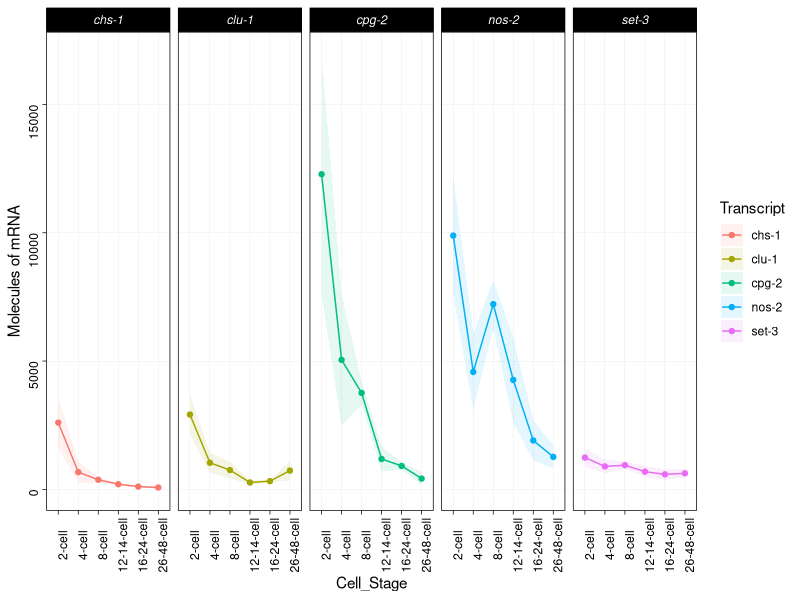
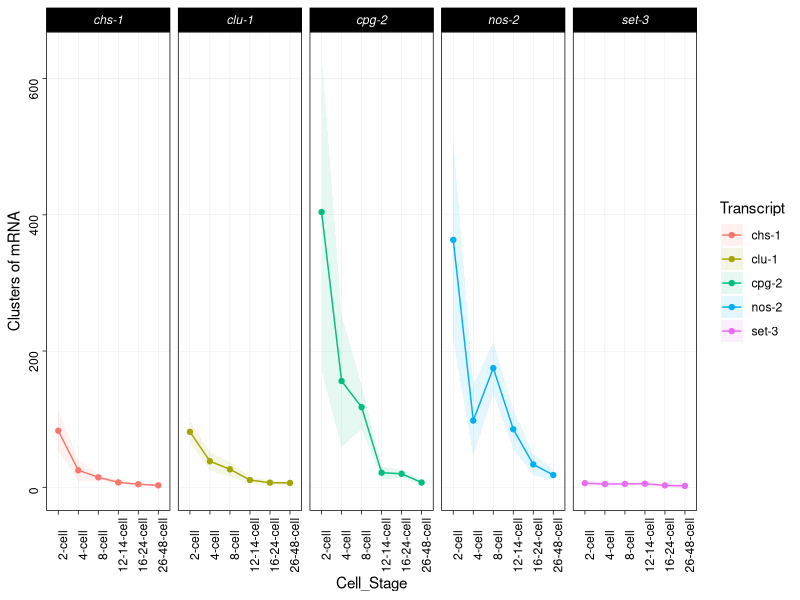
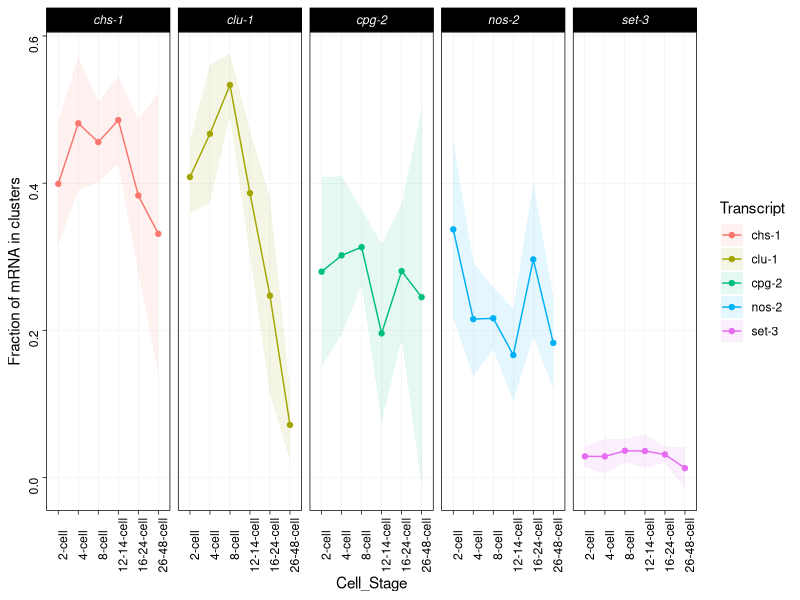
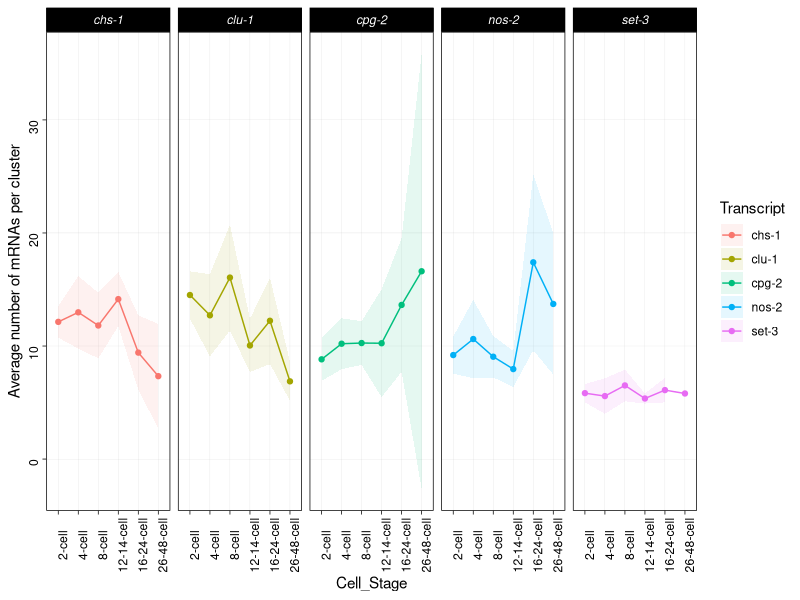
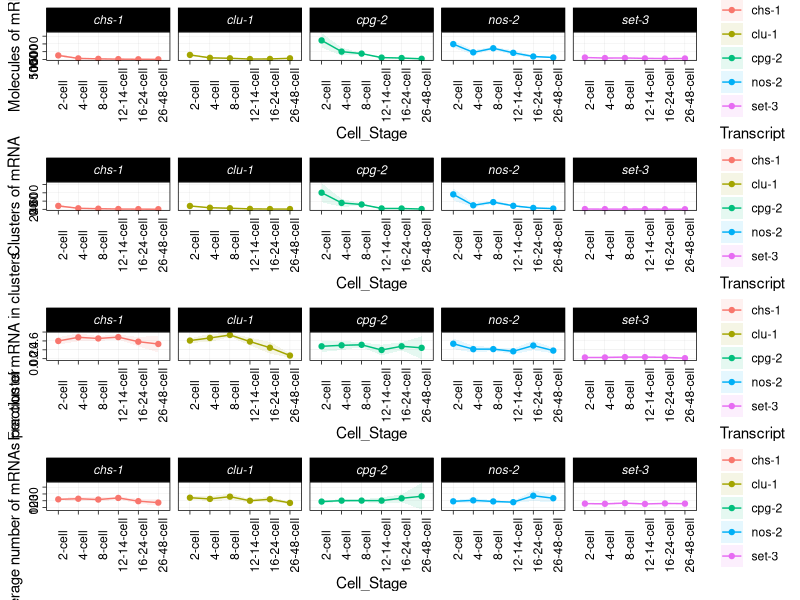

Write the R code that produced these figures, in order. (Note: this script raises an error after producing the figures.)
## ---- chunk 1
library(dplyr)
library(ggplot2)
library(gridExtra)
library(tidyr)
## ---- chunk 2

# Import
quantTable <- read.table(file = "../1_input/figure2_sourcedata3_191018.txt", header = TRUE, row.names = 1) # import the data

print("Input data is ../1_input/figure2_sourceData3_191018.txt", quote = FALSE)
# re-order the factors
quantTable$Cell_Stage <- factor(quantTable$Cell_Stage, levels = c("2-cell", "4-cell", "8-cell", "12-14-cell", "16-24-cell", "26-48-cell"))


## ---- chunk 3

# report structure
str(quantTable)
dim(quantTable)
head(quantTable)

## ---- chunk 4

# Make a function to summarize the data
# data_summary(data, varname, groupnames)
#    data <- this is a dataset in the form 'quantTable'
#    varname <- this corresponds to a colname in 'data'
#    groupnames  <- this is a vector of colnames in 'data' that are the factor variables.
data_summary <- function(data, varname, groupnames){
  require(plyr)
  summary_func <- function(x, col){
    c(mean = mean(x[[col]], na.rm=TRUE),
      sd = sd(x[[col]], na.rm=TRUE))
  }
  data_sum<-ddply(data, groupnames, .fun=summary_func,
                  varname)
  data_sum <- rename(data_sum, c("mean" = varname))
 return(data_sum)
}

# Make a function to plot the data
# plotStats(dataset, varname, titleY)
#    dataset <- this is a dataset in the form produced by 'data_summary'
#    varname <- this corresponds to a colname in 'dataset'
#    titleY  <- this is a title for the Y axis of the plot
plotStats <- function(dataset, varname, titleY){
  ggplot(dataset, aes(x=Cell_Stage, y=varname, group=Transcript, color=Transcript))+ 
  geom_ribbon(aes(ymin=varname-sd, ymax=varname+sd, fill = Transcript), alpha=0.1, linetype = 0) +
  facet_grid(. ~ Transcript , scales = "free_y") +
  labs(y = titleY) +
  geom_line() + geom_point() +
  theme_linedraw() +
  theme(strip.text = element_text(face = "italic"), 
        panel.grid.minor = element_blank(), 
        panel.grid.major = element_line(colour = "grey"), 
        axis.text.y = element_text(angle=90), 
        axis.text.x = element_text(angle=90))
}

## ---- chunk 5
# Gather the number of total RNAs by transcript type
Pgran_summ_total_RNA <- data_summary(quantTable, varname="Total_No_RNA", 
                    groupnames=c("Transcript", "Cell_Stage"))

# plot number of RNA molecules by transcript type
p_NoRNA <- plotStats(Pgran_summ_total_RNA, Pgran_summ_total_RNA$Total_No_RNA, "Molecules of mRNA")

p_NoRNA

## ---- chunk 6

# plot number of clusters by transcript type
Pgran_summ_total_clusters <- data_summary(quantTable, varname="No_RNA_clusters", 
                    groupnames=c("Transcript", "Cell_Stage"))


# plot number of clusters by transcript type
p_clusters <- plotStats(Pgran_summ_total_clusters, Pgran_summ_total_clusters$No_RNA_clusters, "Clusters of mRNA")

p_clusters

## ---- chunk 7

# calculate fraction of mRNA in clusters by transcript type
Pgran_summ_fraction <- data_summary(quantTable, varname="fraction_RNA_in_clusters",
                    groupnames=c("Transcript", "Cell_Stage"))

# plot fraction of mRNA in clusters transcript type
p_fraction <- plotStats(Pgran_summ_fraction, Pgran_summ_fraction$fraction_RNA_in_clusters, "Fraction of mRNA in clusters")

p_fraction

## ---- chunk 8


# plot RNA content of clusters by transcript type
Pgran_avg_content <- data_summary(quantTable,
                                         varname="Average_No_RNA_per_Cluster",
                                         groupnames=c("Transcript", "Cell_Stage"))

# plot RNA content of clusters transcript type
p_content <- plotStats(Pgran_avg_content, Pgran_avg_content$Average_No_RNA_per_Cluster, "Average number of mRNAs per cluster")

p_content

## ---- chunk 9
#Set date
date <- format(Sys.time(), "%y%m%d")
#set filename
filename <- paste("../3_output/", date, "_output_plots_Fig2c.pdf", sep = "")

#export pdf
pdf(file = filename, width = 8, height = 11)
grid.arrange(p_NoRNA, p_clusters, p_fraction, p_content, ncol = 1)
dev.off()
dev.off()

#Report
print("The following output plot was saved: ", quote = FALSE)
print(filename, quote = FALSE)

## ---- chunk 10

t.testdiffs_molecules <- function(data, transcpt){
  
  # filter for transcripts
  transcript_quantTable <- quantTable%>%
    filter(Transcript == transcpt | Transcript == "set-3")
  
  # re-do factoring
  transcript_quantTable$Transcript <- factor(transcript_quantTable$Transcript, levels = c(transcpt, "set-3"))
  
  # summarize transcript-specific data
  transcript_SummaryTable <- transcript_quantTable%>%
    dplyr::group_by(Cell_Stage, Transcript) %>%
    dplyr::summarize(value = list(Total_No_RNA)) %>%
    spread(Transcript, value)

  # Perform t-tests
  transcript_pvalues <- data.frame()

  for (i in 1:6){
  transcript_pvalues[i,1] <- t.test(transcript_SummaryTable[[i,2]],
                                    transcript_SummaryTable[[i,3]])$p.value
    rownames(transcript_pvalues)[i] <- as.character(transcript_SummaryTable$Cell_Stage[i])
  }
  
  colnames(transcript_pvalues) <- c("p.value")
  
  # Perform multiple test corrections using the Benjamini Hochberg method
  transcript_pvalues <- cbind(transcript_pvalues, BH_padjust = p.adjust(transcript_pvalues$p.value, method = "BH"))
  
  # Report p values
  return(transcript_pvalues)
}

t.testdiffs_clusters <- function(data, transcpt){
  
  # filter for transcripts
  transcript_quantTable <- quantTable%>%
    filter(Transcript == transcpt | Transcript == "set-3")
  
  # re-do factoring
  transcript_quantTable$Transcript <- factor(transcript_quantTable$Transcript, levels = c(transcpt, "set-3"))
  # summarize transcript-specific data
  transcript_SummaryTable <- transcript_quantTable%>%
    dplyr::group_by(Cell_Stage, Transcript) %>%
    dplyr::summarize(value = list(No_RNA_clusters)) %>%
    spread(Transcript, value)

  # Perform t-tests
  transcript_pvalues <- data.frame()

  for (i in 1:6){
  transcript_pvalues[i,1] <- t.test(transcript_SummaryTable[[i,2]],
                                    transcript_SummaryTable[[i,3]])$p.value
    rownames(transcript_pvalues)[i] <- as.character(transcript_SummaryTable$Cell_Stage[i])
  }
  
  colnames(transcript_pvalues) <- c("p.value")
  
  # Perform multiple test corrections using the Benjamini Hochberg method
  transcript_pvalues <- cbind(transcript_pvalues, BH_padjust = p.adjust(transcript_pvalues$p.value, method = "BH"))
  
  # Report p values
  return(transcript_pvalues)
}

t.testdiffs_fraction <- function(data, transcpt){
  
  # filter for transcripts
  transcript_quantTable <- quantTable%>%
    filter(Transcript == transcpt | Transcript == "set-3")
  
  # re-do factoring
  transcript_quantTable$Transcript <- factor(transcript_quantTable$Transcript, levels = c(transcpt, "set-3"))
  # summarize transcript-specific data
  transcript_SummaryTable <- transcript_quantTable%>%
    dplyr::group_by(Cell_Stage, Transcript) %>%
    dplyr::summarize(value = list(fraction_RNA_in_clusters)) %>%
    spread(Transcript, value)

  # Perform t-tests
  transcript_pvalues <- data.frame()

  for (i in 1:6){
  transcript_pvalues[i,1] <- t.test(transcript_SummaryTable[[i,2]],
                                    transcript_SummaryTable[[i,3]])$p.value
    rownames(transcript_pvalues)[i] <- as.character(transcript_SummaryTable$Cell_Stage[i])
  }
  
  colnames(transcript_pvalues) <- c("p.value")
  
  # Perform multiple test corrections using the Benjamini Hochberg method
  transcript_pvalues <- cbind(transcript_pvalues, BH_padjust = p.adjust(transcript_pvalues$p.value, method = "BH"))
  
  # Report p values
  return(transcript_pvalues)
}


t.testdiffs_avg <- function(data, transcpt){
  
  # filter for transcripts
  transcript_quantTable <- quantTable%>%
    filter(Transcript == transcpt | Transcript == "set-3")
  
  # re-do factoring
  transcript_quantTable$Transcript <- factor(transcript_quantTable$Transcript, levels = c(transcpt, "set-3"))
  # summarize transcript-specific data
  transcript_SummaryTable <- transcript_quantTable%>%
    dplyr::group_by(Cell_Stage, Transcript) %>%
    dplyr::summarize(value = list(Average_No_RNA_per_Cluster)) %>%
    spread(Transcript, value)

  # Perform t-tests
  transcript_pvalues <- data.frame()

  for (i in 1:5){
  transcript_pvalues[i,1] <- t.test(transcript_SummaryTable[[i,2]],
                                    transcript_SummaryTable[[i,3]])$p.value
    rownames(transcript_pvalues)[i] <- as.character(transcript_SummaryTable$Cell_Stage[i])
  }

  colnames(transcript_pvalues) <- c("p.value")

  # Perform multiple test corrections using the Benjamini Hochberg method
  transcript_pvalues <- cbind(transcript_pvalues, BH_padjust = p.adjust(transcript_pvalues$p.value, method = "BH"))
  
  # Report p values
  return(transcript_pvalues)
}



## ---- chunk 11

## Test molecules p-values 
molecules_pvals <- lapply(c("chs-1", "clu-1", "cpg-2", "nos-2"), 
                               function(x) {t.testdiffs_molecules(quantTable, x)})
names(molecules_pvals) <- c("chs-1", "clu-1", "cpg-2", "nos-2")
print("P-values: Number of mRNA molecules as compared to set-3" )
print(molecules_pvals)

# p <- 3.040104e-02
# (0.05 < p )
# (0.005 < p )
# (0.0005 < p )
# (0.00005 < p )
# (0.000005 < p )

## Test clusters p-values 
clusters_pvals <- lapply(c("chs-1", "clu-1", "cpg-2", "nos-2"), 
                               function(x) {t.testdiffs_clusters(quantTable, x)})
names(clusters_pvals) <- c("chs-1", "clu-1", "cpg-2", "nos-2")
print("P-values: Number of clusters as compared to set-3" )
print(clusters_pvals)

# clusters_pvals[[4]]
# p <- 0.0066173217
# (0.05 < p )
# (0.005 < p )
# (0.0005 < p )
# (0.00005 < p )
# (0.000005 < p )


## Test fraction of mRNAs in clusters  p-values 
fraction_pvals <- lapply(c("chs-1", "clu-1", "cpg-2", "nos-2"), 
                               function(x) {t.testdiffs_fraction(quantTable, x)})
names(fraction_pvals) <- c("chs-1", "clu-1", "cpg-2", "nos-2")
print("P-values: Fraction of mRNA molecules in clusters as compared to set-3" )
print(fraction_pvals)

# fraction_pvals[[4]]
# p <- 2.760786e-03
# (0.05 < p )
# (0.005 < p )
# (0.0005 < p )
# (0.00005 < p )
# (0.000005 < p )



## Test average number of mRNAs in clusters - p-values 
avgClustSize_pvals <- lapply(c("chs-1", "clu-1", "cpg-2", "nos-2"), 
                               function(x) {t.testdiffs_avg(quantTable, x)})
names(avgClustSize_pvals) <- c("chs-1", "clu-1", "cpg-2", "nos-2")
print("P-values: Average number of mRNAs in clusters as compared to set-3" )
print(avgClustSize_pvals)

# avgClustSize_pvals[[4]]
# p <- 0.0016355690
# (0.05 < p )
# (0.005 < p )
# (0.0005 < p )
# (0.00005 < p )
# (0.000005 < p )


## ---- chunk 12
sessionInfo()
